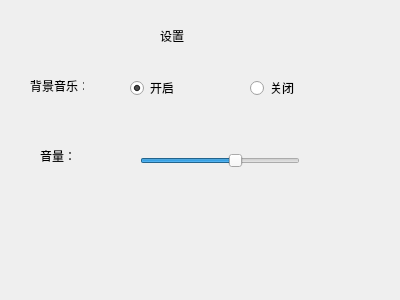
<?xml version="1.0" encoding="UTF-8"?>
<ui version="4.0">
 <class>Settings</class>
 <widget class="QWidget" name="Settings">
  <property name="geometry">
   <rect>
    <x>0</x>
    <y>0</y>
    <width>400</width>
    <height>300</height>
   </rect>
  </property>
  <property name="windowTitle">
   <string>Form</string>
  </property>
  <widget class="QLabel" name="label">
   <property name="geometry">
    <rect>
     <x>160</x>
     <y>30</y>
     <width>54</width>
     <height>12</height>
    </rect>
   </property>
   <property name="text">
    <string>设置</string>
   </property>
  </widget>
  <widget class="QLabel" name="label_2">
   <property name="geometry">
    <rect>
     <x>30</x>
     <y>80</y>
     <width>54</width>
     <height>12</height>
    </rect>
   </property>
   <property name="text">
    <string>背景音乐：</string>
   </property>
  </widget>
  <widget class="QRadioButton" name="open">
   <property name="geometry">
    <rect>
     <x>130</x>
     <y>80</y>
     <width>89</width>
     <height>16</height>
    </rect>
   </property>
   <property name="text">
    <string>开启</string>
   </property>
   <property name="checked">
    <bool>true</bool>
   </property>
  </widget>
  <widget class="QRadioButton" name="close">
   <property name="geometry">
    <rect>
     <x>250</x>
     <y>80</y>
     <width>89</width>
     <height>16</height>
    </rect>
   </property>
   <property name="text">
    <string>关闭</string>
   </property>
  </widget>
  <widget class="QSlider" name="sound">
   <property name="geometry">
    <rect>
     <x>140</x>
     <y>150</y>
     <width>160</width>
     <height>22</height>
    </rect>
   </property>
   <property name="singleStep">
    <number>1</number>
   </property>
   <property name="value">
    <number>60</number>
   </property>
   <property name="sliderPosition">
    <number>60</number>
   </property>
   <property name="orientation">
    <enum>Qt::Horizontal</enum>
   </property>
  </widget>
  <widget class="QLabel" name="label_3">
   <property name="geometry">
    <rect>
     <x>40</x>
     <y>150</y>
     <width>54</width>
     <height>12</height>
    </rect>
   </property>
   <property name="text">
    <string>音量：</string>
   </property>
  </widget>
 </widget>
 <resources/>
 <connections/>
</ui>
